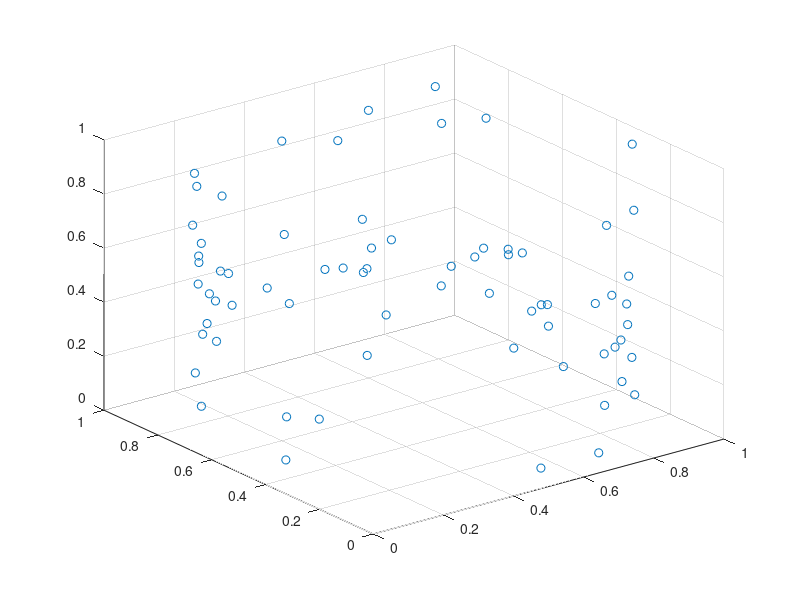

Write the MATLAB code that produced this figure. (Note: this script raises an error after producing the figure.)
% Generate a point cloud in shape of a cylinder in Euclidean space. Then 
% compute Betti curves for subset of points.
clc
clear all
% ===================================
%% Add path tothe Cique-top library
addpath("../clique-top")
% ===================================
%% Set rand seeed for reproducibility
rng(1234)
% ===================================
%% Parameters
num_of_points = 70;
inner_radius = 0.99;
outer_radius = 1.;

variance_1 = 0.01;
var_sclae_1 = 3;

plot_spheres = true;

distance_measure = 'euclidean';

alg_name = 'naive';
dens_range = 0.6;

export_cloud_to_csv = true;
export_distances_to_csv = true;
results_folder = 'results/';
% ===================================
%% Generate cylinder
% generate set of radius values
r = rand(num_of_points, 1);
r = (r.*(outer_radius-inner_radius)) + inner_radius;

angles = (2*pi()).*rand(num_of_points, 1);

X = r.*sin(angles);
X = X.* 0.5 + 0.5;
Y = r.*cos(angles);
Y = Y.* 0.5 + 0.5;

% Generate set of z values
Z = rand(num_of_points, 1);

% Add noise
X_wnoise = X(:) + sqrt(0*variance_1)*randn(size(X(:)));
Y_wnoise = Y(:) + sqrt(0*variance_1)*randn(size(Y(:)));
Z_wnoise = Z(:) + sqrt(0*variance_1)*randn(size(Z(:)));

% Normalize
X_wnoise_n = X_wnoise ./ max(abs(X_wnoise));
Y_wnoise_n = Y_wnoise ./ max(abs(Y_wnoise));
Z_wnoise_n = Z_wnoise ./ max(abs(Z_wnoise));

dataset_c = [X_wnoise_n Y_wnoise_n Z_wnoise_n];

if plot_spheres
    figure;
    scatter3(X_wnoise_n,Y_wnoise_n,Z_wnoise_n)
end

dsit_matrix_c = squareform(pdist(dataset_c, distance_measure));
% ===================================
%% Compute and plot Betti curves
compute_and_plot_cliq_top(dsit_matrix_c, num_of_points, alg_name, dens_range , 'cylinder');

%% Esport to CSV file

csv_res_folder = strcat(results_folder, 'csv/');
if export_cloud_to_csv
    writematrix(dataset_c,strcat(csv_res_folder,'cylin_coord_size',...
                                            size(dataset_c,1),'.csv'))
end

if export_distances_to_csv
    writematrix(dsit_matrix_c,strcat(csv_res_folder,'dist_mat_cylin',...
                                            size(dsit_matrix_c,1),'.csv'))
end
